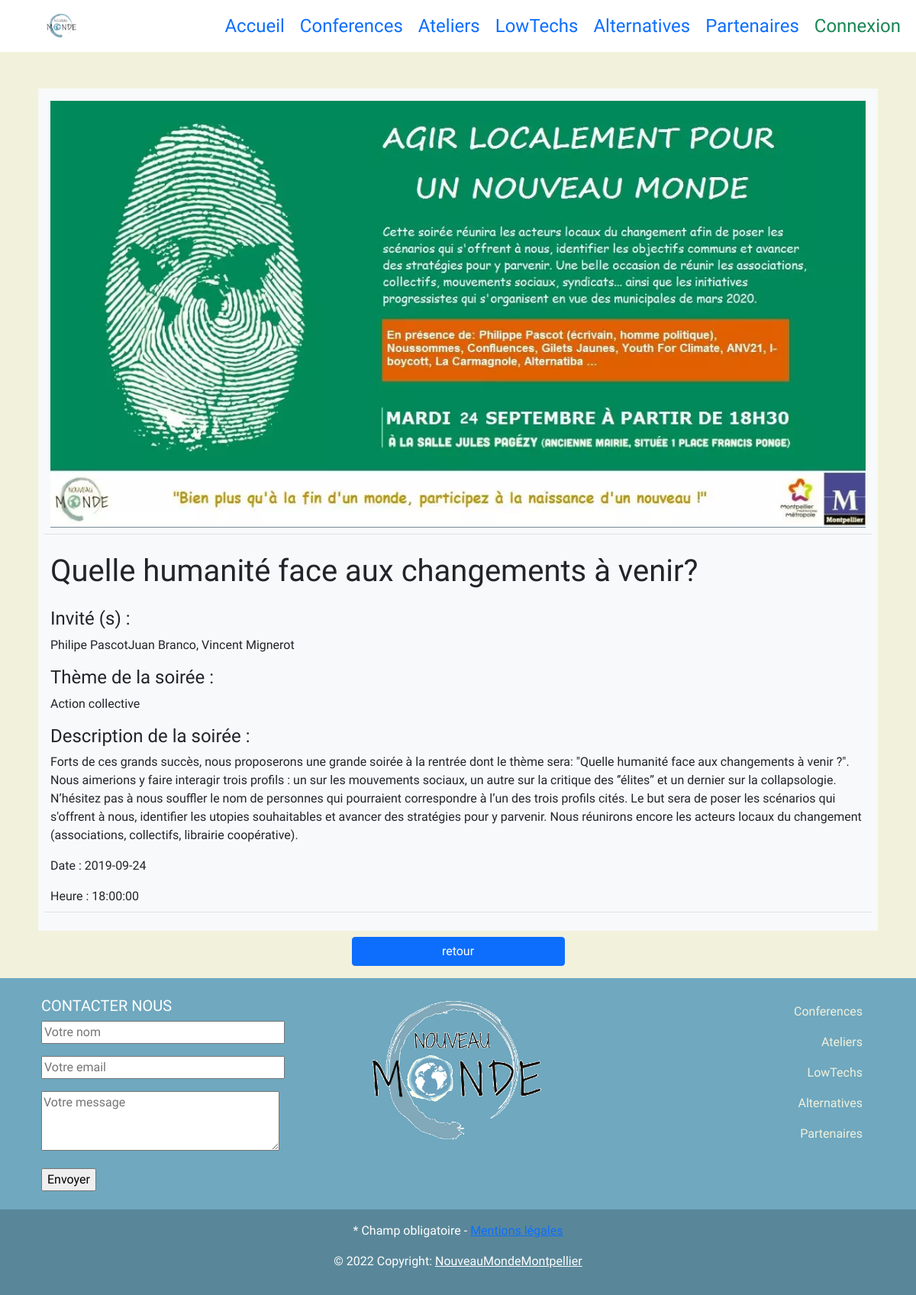
Screenshot of /conferences/conference/4 with the database file from the repository.
### tables this page shows
CREATE TABLE `conference` (
  `id` int(15) NOT NULL,
  `titre` varchar(120) NOT NULL,
  `theme` varchar(50) NOT NULL,
  `invite` varchar(120) NOT NULL,
  `date` date NOT NULL,
  `heure` time NOT NULL,
  `synopsis` text NOT NULL,
  `image` varchar(120) NOT NULL
);

### controllers/ConferenceController.php (called while the page is built, shortened)
<?php
require "models/conferenceManager.php";
class ConferenceController
{
    private $conferenceManager;
    function __construct()
    {
        $this->conferenceManager = new conferenceManager();
        $this->conferenceManager->chargementConferences();
    }
    public function afficherConference($id)
    {
        $conference = $this->conferenceManager->getConferenceById($id);
        require "views/Read/conferenceView.php";
    }
}

### models/ConferenceClass.php (called while the page is built, shortened)
<?php
class Conference
{
    private $titre;
    private $invite;
    private $theme;
    private $date;
    private $synopsis;
    private $heure;
    private $image;
    private $id;
    function __construct($titre, $invite, $synopsis, $theme, $date, $heure, $image, $id)
    {
        $this->titre = $titre;
        $this->invite = $invite;
        $this->theme = $theme;
        $this->synopsis = $synopsis;
        $this->date = $date;
        $this->heure = $heure;
        $this->image = $image;
        $this->id = $id;
    }
    public function getTitre()
    {
        return $this->titre;
    }
    public function getTheme()
    {
        return $this->theme;
    }
    public function getDate()
    {
        return $this->date;
    }
    public function getInvite()
    {
        return $this->invite;
    }
    public function getSynopsis()
    {
        return $this->synopsis;
    }
    public function getHeure()
    {
        return $this->heure;
    }
    public function getImage()
    {
        return $this->image;
    }
    public function getid()
    {
        return $this->id;
    }
}

### models/ConferenceManager.php (called while the page is built, shortened)
<?php
require "ConferenceClass.php";
class ConferenceManager extends Model
{
    private $conferences = [];
    public function ajoutConference($conference)
    {
        $this->conferences[] = $conference;
    }
    public function chargementConferences()
    {
        $db = $this->getBdd();
        $sql = "SELECT * FROM conference ORDER BY titre";
        $req = $db->prepare($sql);
        $req->execute([]);
        $data = $req->fetchAll(PDO::FETCH_ASSOC);
    }
    public function getConferenceById($id)
    {
        foreach ($this->conferences as $value) {
            if ($value->getId() == $id) {
                return $value;
            }
        }
    }
}

### views/Read/conferenceView.php (the view, shortened to what this page needs)
<div class="m-2 p-2 bg-light" id="confbg">
    <table class="table">
        <th class="m-auto"><img src="<?= URL ?>public/images/conferences/<?= $conference->getImage() ?>" style="width: 100%;" alt="image<?= $conference->getTitre() ?>"></th>
        <tr>
            <td>
                <label for=" inviote">
                    <h1 class="mt-3"><?= $conference->getTitre() ?></h1>
                </label><br>
                <label for="invite">
                    <h4 class="fs-bold mt-3">Invité (s) : </h4><?= $conference->getInvite() ?>
                </label><br />
                <label for="theme">
                    <h4 class="fs-bold mt-3">Thème de la soirée : </h4> <?= $conference->getTheme() ?></br>
                </label>
                <label for="synopsis">
                    <h4 class="fs-bold mt-3">Description de la soirée : </h4> <?= $conference->getSynopsis() ?></br>
                </label>
                <label for="date" class="fs-bold mt-3">
                    Date : <?= $conference->getDate() ?>
                </label><br />
                <label for="heure" class="fs-bold mt-3">Heure : <?= $conference->getHeure() ?>
                </label>
            </td>
        </tr>
    </table>
</div>
<div class="d-flex justify-content-center">
    <a href="<?= URL ?>conferences/" class="btn btn-primary d-block col-3">retour</a>
</div>
<?php
require_once "views/Read/template.php";

### style.css (style rules this page uses)
body { width: 100%; height: 100%; background-color: #F2F1DC ; color: black; font-family: Gothic A1; }

### rows the page displays
conference: image (picture), titre "Quelle humanité face aux changements à venir?", invite "Philipe PascotJuan Branco, Vincent Mignerot", theme "Action collective", synopsis "Forts de ces grands succès, nous proposerons une grande soirée à la rentrée dont le thème sera: \"Quelle humanité face aux changements à venir ?\". Nous aimerions y faire interagir trois profils : un sur les mouvements sociaux, un autre sur la critique des ‘’élites’’ et un dernier sur la collapsologie. N’hésitez pas à nous souffler le nom de personnes qui pourraient correspondre à l’un des trois profils cités. Le but sera de poser les scénarios qui s'offrent à nous, identifier les utopies souhaitables et avancer des stratégies pour y parvenir. Nous réunirons encore les acteurs locaux du changement (associations, collectifs, librairie coopérative).", date "2019-09-24", heure "18:00:00"
